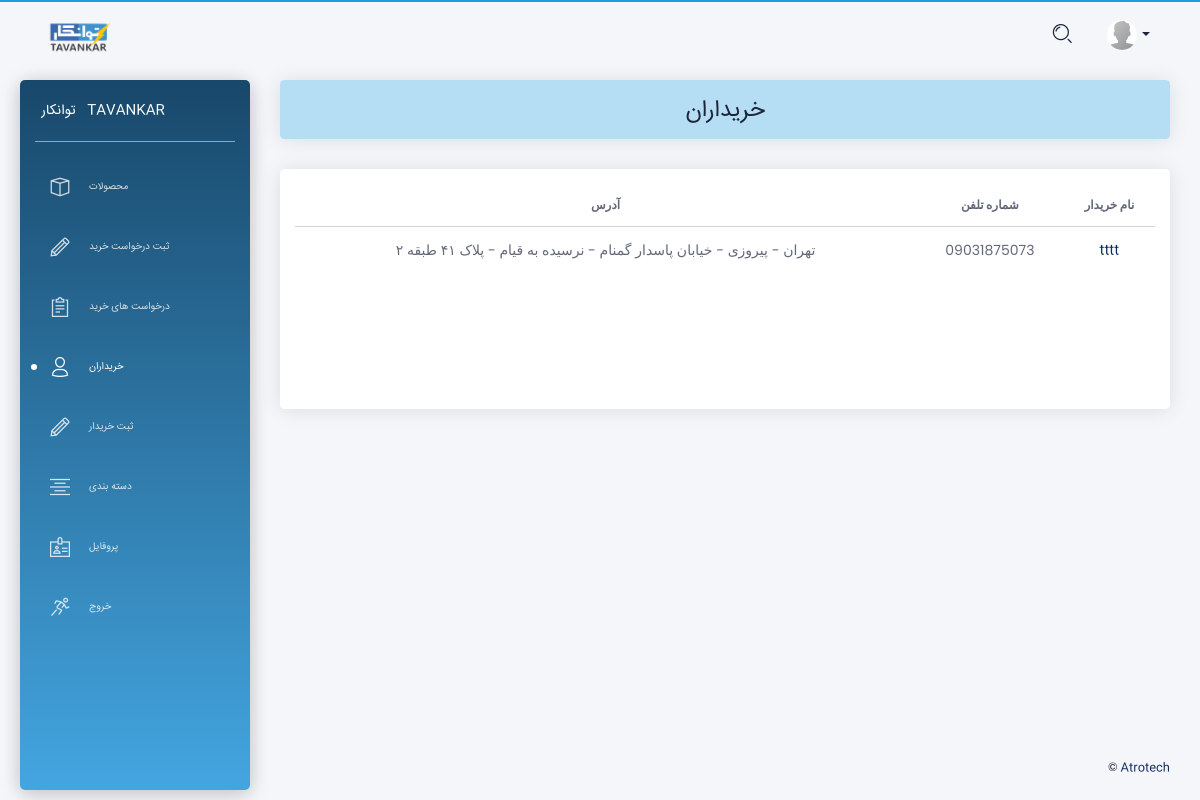
Before: /buyers (signed in) with the older database file.
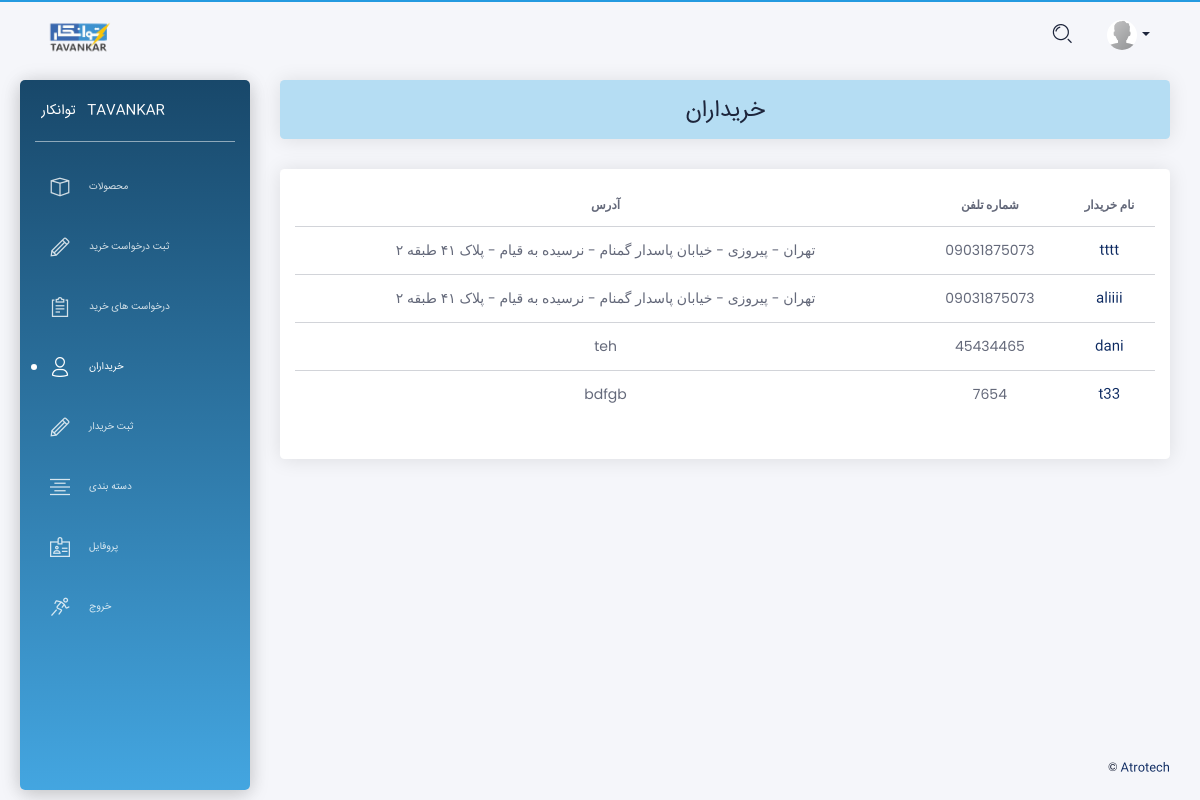
After: the same page with the newer database file.
### app/models.py (models this page shows, shortened)
class Profile(models.Model):
  user = models.OneToOneField(User, on_delete=models.CASCADE,unique=True,related_name='profile',verbose_name = "کاربر")
  phone = models.CharField(max_length=50,null=True, blank=True,verbose_name = " شماره تماس  ")
  address = models.CharField(max_length=3000,null=True, blank=True,verbose_name = " آدرس  ")
  user_photo = models.ImageField(upload_to='user_uploads/user_photo',default='user_uploads/user_photo/default.png',null=True, blank=True,verbose_name = "تصویر کاربر")
  class Meta:
      verbose_name = "پروفایل"
      verbose_name_plural = " پروفایل ها "

class Buyers(models.Model):
    name = models.CharField(max_length=200, unique=True, verbose_name = "نام")
    phone_number = models.CharField(max_length=50,null=True, blank=True,verbose_name = "شماره تلفن")
    address=models.CharField(max_length=200,null=True, blank=True,verbose_name = "آدرس")
    description = models.TextField(max_length=1000, null=True, blank=True, verbose_name = "توضیحات")
    def get_absolute_url(self):
        return reverse('app:buyer_detail',args=[self.id])
    class Meta:
        verbose_name = "خریدار"
        verbose_name_plural = "خریداران"

### app/views.py (the view)
# urls.py: path('buyers', views.buyers, name='buyers'),
@login_required()
def buyers(request):
    buyers = models.Buyers.objects.all()
    return render(request, 'buyers.html', {'buyers': buyers})

### templates/buyers.html (shortened to what this page needs)
{% extends "layouts/base.html" %}
{% block content %}
{% load mptt_tags %}
<div class="row">
  <div class="col-md-12">
    <div class="card card-lavender">
      <div class="card-header">
        <h3 class="card-title" dir="rtl" align="center"> خریداران </h3>
      </div>
    </div>
  </div>
</div>
<div class="row">
  <div class="col-md-12">
    <div class="card card-user">
      <div class="card-body">
        <div class="table-responsive">
          <table class="table tablesorter text-center" dir="rtl" align="center">
            <thead class="text-primary">
              <tr class="bold">
                <th> نام خریدار </th>
                <th> شماره تلفن </th>
                <th> آدرس </th>
              </tr>
            </thead>
            <tbody>
              {% for Buyers in buyers %}
              <tr>
                <td> <a href="{{ Buyers.get_absolute_url }}">  {{ Buyers.name }} </a> </td>
                <td> {{ Buyers.phone_number }} </td>
                <td> {{ Buyers.address}} </td>
              </tr>
              {% endfor%}
            </tbody>
          </table>
        </div>
      </div>
    </div>
  </div>
</div>
{% endblock content %}

### templates/layouts/base.html (shortened to what this page needs)
<!DOCTYPE html>
<html lang="en">
{% load static %}
{% load bootstrap %}
<head>
  <link href="https://use.fontawesome.com/releases/v5.0.6/css/all.css" rel="stylesheet">
  <link href="{% static 'assets/css/nucleo-icons.css' %}" rel="stylesheet" />
  <link href="{% static 'assets/css/black-dashboard.css' %}" rel="stylesheet" />
  <link rel="stylesheet" href="https://cdnjs.cloudflare.com/ajax/libs/normalize/5.0.0/normalize.min.css">
  <link href="{% static 'assets/css/mold_img_slider.css' %}" rel="stylesheet" />
</head>
<body class="white-content">
  <div class="wrapper">
    {% include 'includes/sidebar.html' %}
    <div class="main-panel" data="dark-blue">
      {% include 'includes/navigation.html' %}
      <div class="content">
        {% block content %}{% endblock content %}
      </div>
      {% include 'includes/footer.html' %}
    </div>
  </div>
</body>
</html>

### templates/includes/sidebar.html
    <div class="sidebar" data="dark-blue">
      <div class="sidebar-wrapper">
        <div class="logo">
          <a target="_blank" href="https://atrotech.ir" class="simple-text logo-mini">
             توانکار
          </a>
          <a target="_blank" href="https://atrotech.ir" class="simple-text logo-normal">
            Tavankar
          </a>
        </div>
        <ul class="nav">
        {% if user.is_authenticated %}
          <li class="{% if request.path == '/product' %} active {% endif %}">
            <a href="{% url 'app:product' %}">
              <i class="tim-icons icon-app"></i>
              <p> محصولات </p>
            </a>
          </li>
          <li class="{% if request.path == '/register_purchase_request' %} active {% endif %}">
            <a href="{% url 'app:register_purchase_request' %}">
              <i class="tim-icons icon-pencil"></i>
              <p> ثبت درخواست خرید </p>
            </a>
          </li>
          <li class="{% if request.path == '/purchase_request' %} active {% endif %}">
            <a href="{% url 'app:purchase_request' %}">
              <i class="tim-icons icon-notes"></i>
              <p> درخواست های خرید </p>
            </a>
          </li>
          <li class="{% if request.path == '/buyers' %} active {% endif %}">
            <a href="{% url 'app:buyers' %}">
              <i class="tim-icons icon-single-02"></i>
              <p> خریداران </p>
            </a>
          </li>
          <li class="{% if request.path == '/register_buyer' %} active {% endif %}">
            <a href="{% url 'app:register_buyer' %}">
               <i class="tim-icons icon-pencil"></i>
              <p> ثبت خریدار </p>
            </a>
          </li>
          <li class="{% if request.path == '/category' %} active {% endif %}">
            <a href="{% url 'app:category' %}">
              <i class="tim-icons icon-align-center"></i>
              <p> دسته بندی </p>
            </a>
          </li>
          <li class="{% if request.path == '/profile' %} active {% endif %}">
            <a href="{% url 'app:profile' %}">
              <i class="tim-icons icon-badge"></i>
              <p> پروفایل </p>
            </a>
          </li>
          <li>
            <a href="{% url 'account_logout' %}" >
              <i class="tim-icons icon-user-run"></i>
              <p> خروج </p>
            </a>
          </li>
          {% endif %}
        </ul>
      </div>
    </div>

### templates/includes/navigation.html (shortened to what this page needs)
{% load static %}
      <nav class="navbar navbar-expand-lg navbar-absolute navbar-transparent">
        <div class="container-fluid">
          <div class="navbar-wrapper">
            <a class="navbar-brand" href="javascript:void(0)">
              <img class="avatar" width="45%" src="{% static 'assets/img/logo.png' %}" alt="logo">
            </a>
          </div>
          <div class="collapse navbar-collapse" id="navigation">
            {% if user.is_authenticated %}
            <ul class="navbar-nav ml-auto">
              <li class="search-bar input-group">
                <button class="btn btn-link" id="search-button" data-toggle="modal" data-target="#searchModal"><i class="tim-icons icon-zoom-split" ></i>
                </button>
              </li>
              <li class="dropdown nav-item">
                <a href="#" class="dropdown-toggle nav-link" data-toggle="dropdown">
                  <div class="photo">
                    <img src="{{ request.user.profile.user_photo.url }}" alt="Profile Photo">
                  </div>
                  <b class="caret d-none d-lg-block d-xl-block"></b>
                </a>
              </li>
            </ul>
            {% endif %}
          </div>
        </div>
      </nav>

### templates/includes/footer.html
  <footer class="footer">
    <div class="container-fluid">
      <div class="copyright">
        &copy; <a target="_blank" href="https://www.Atrotech.ir">Atrotech</a>
      </div>
    </div>
  </footer>

### templates/includes/scripts.html (shortened to what this page needs)
{% load static %}

Changed rows visible on the page:
added Buyers: name "aliiii", phone_number "09031875073", address "تهران - پیروزی - خیابان پاسدار گمنام - نرسیده به قیام - پلاک ۴۱ طبقه ۲"
added Buyers: name "dani", phone_number "45434465", address "teh"
added Buyers: name "t33", phone_number "7654", address "bdfgb"
